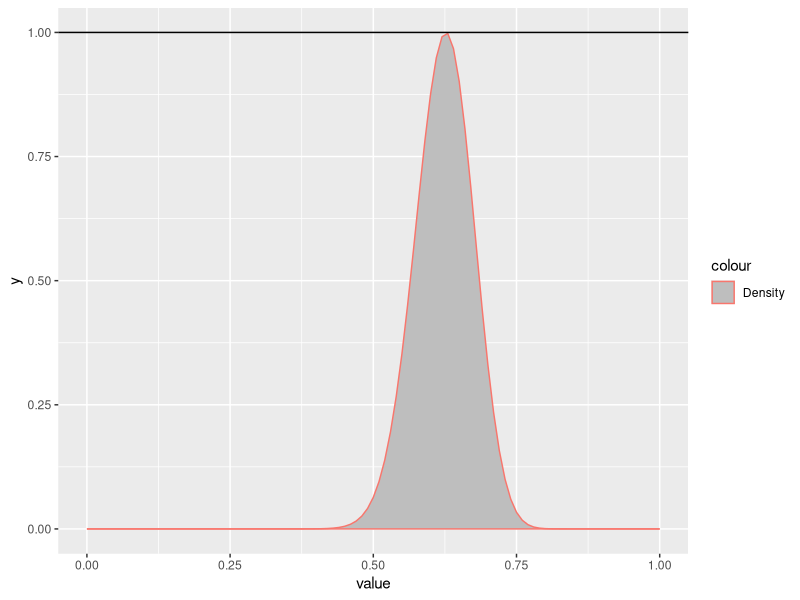

Recreate this plot in R. (Note: this script raises an error after producing the figure.)
## ---- chunk 1
library(ggplot2)
library(tibble)
library(knitr)
library(kableExtra)
data <- tibble(
  cellCount = c("$y_1 = 125$", "$y_2 = 18$", "$y_3 = 20$", "$y_4 = 34$"),
  probability = c("$\\frac{1}{2} + \\frac{\\theta}{4}$", "$\\frac{1 - \\theta}{4}$", "$\\frac{1 - \\theta}{4}$", "$\\frac{\\theta}{4}$")
)
data %>%
  kable(
    col.names = c("Cell count", "Probability"),
    caption = "Table 1: Genetic linkage data"
  ) %>%
  kable_styling()
## ---- chunk 2
construct_f <- function(y) {
  #' Construct f function which is scaled to max(f) = 1
  unscaled_log_f <- function(theta) {
    y[1] * log(2 + theta) + (y[2] + y[3]) * log(1 - theta) + y[4] * log(theta)
  }
  log_maxima <- optimize(
    f = unscaled_log_f,
    maximum = TRUE,
    interval = c(0, 1)
  )$objective
  
  # Scale f to have max value 1
  # NB! This does not integrate to 1, so it is not a proper density function!
  # You can use make_density for that purpose.
  scaled_f <- function(theta) {
    return(exp(unscaled_log_f(theta) - log_maxima))
  }
  return(scaled_f)
}

sample_theta <- function(n, y) {
  #' Generate n theta samples from f function, given 4-vector y
  f_density <- construct_f(y = y)
  found <- vector()
  while(length(found) < n) {
    # Number of samples that remain to be found
    remaining <- n - length(found)

    # These are proposed values that might be accepted...
    x <- runif(remaining)

    # ... with acceptance probability
    alpha <- f_density(x)

    # Append the values that get accepted
    u <- runif(remaining)
    success <- u <= alpha
    found <- c(found, x[success])
  }
  return(found)
}
## ---- chunk 3
y <- c(125, 18, 20, 34)
f_density <- construct_f(y = y)
df <- enframe(rnorm(10000))
ggplot(data = df) + aes(x = value) +
  stat_function(
    fun = f_density,
    xlim = c(0, 1),
    mapping = aes(col = 'Density'),
    geom = "area",
    fill = "gray"
  ) +
  geom_hline (
    yintercept = 1,
    mapping = aes(col = 'Uniform distribution')
  )
## ---- chunk 4
N <- 10000000
theta_samples <- enframe(sample_theta(n = N, y = y))
## ---- chunk 5
fNormalizer <- integrate(f_density, lower = 0, upper = 1)$value
f_normalizedDensity <- function(theta) {
  return(f_density(theta) / fNormalizer)
}
make_density <- function(f, lower = 0, upper = 1) {
  normalizer = integrate(f, lower = lower, upper = upper)$value
  normalized_function <- function(...) {
    return(f(...) / normalizer)
  }
  return(normalized_function)
}
## ---- chunk 6
thetaMean <- mean(theta_samples$value)
binWidth = 0.001
theta_samples %>%
  ggplot() +
  geom_histogram(
    mapping = aes(x = value, y = ..density..),
    binwidth = binWidth,
    boundary = 0,
    size = 0
  ) +
  geom_vline(
    xintercept = thetaMean,
    show.legend = TRUE,
    aes(col = 'Sample mean')
  ) +
  stat_function(
    fun = make_density(f_density),
    xlim = c(0, 1),
    aes(col = 'f')
  ) +
  xlim(0, 1)
